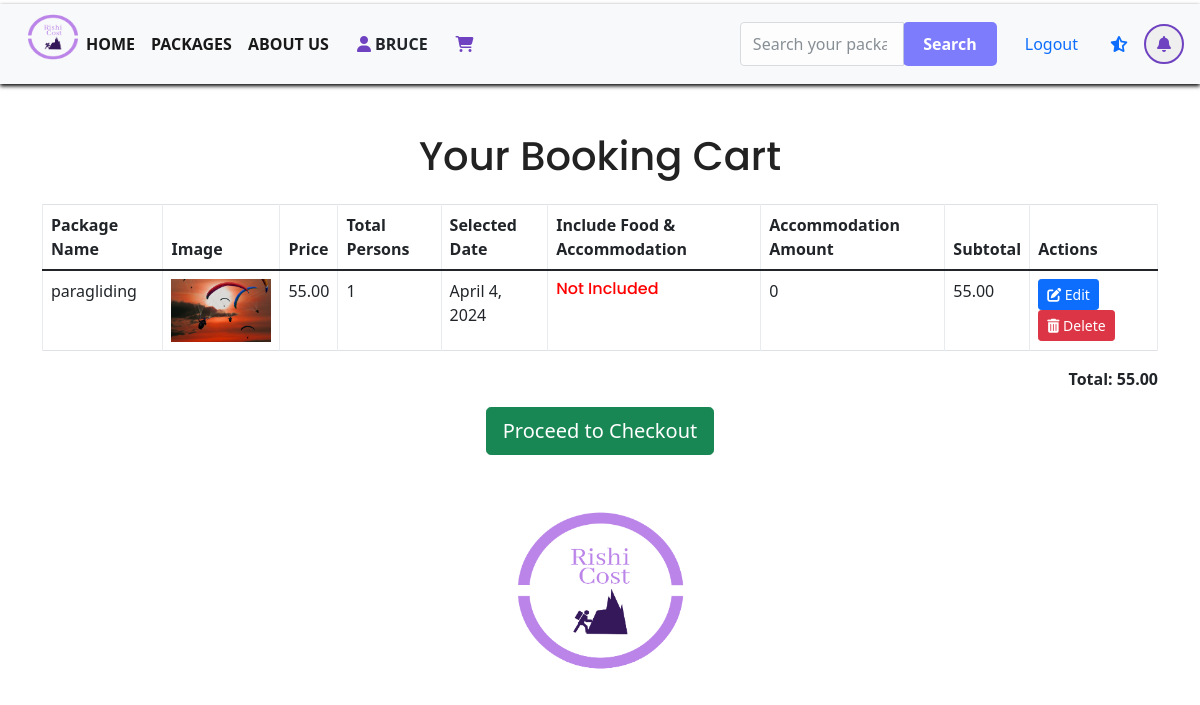
Page /cart/cart_view (signed in) on the committed database.
### cart/models.py (models this page shows, shortened)
class Cart(models.Model):
    items = models.ForeignKey(AdventurePackage, on_delete=models.CASCADE)
    user = models.ForeignKey(User, on_delete=models.CASCADE)
    total_persons = models.IntegerField()
    selected_date = models.DateField()  # Add this field for selected date
    include_food_and_accommodation = models.BooleanField(default=False)
    accommodation_amount_per_person = models.DecimalField(max_digits=10, decimal_places=2, null=True, blank=True)

### app1/models.py (models this page shows, shortened)
class AdventurePackage(models.Model):
    name = models.CharField(max_length=100)
    description = models.TextField()
    price = models.DecimalField(max_digits=10, decimal_places=2)
    image = models.ImageField(upload_to='adventure_package_images/')
    image1 = models.ImageField(upload_to='adventure_package_images/')
    location = models.CharField(max_length=100, null=True, blank=True)
    accommodation_price_per_person = models.DecimalField(max_digits=10, decimal_places=2, null=True,
                                                         blank=True)  # Add this line

### cart/views.py (the view)
# urls.py: path('cart_view', views.cart_view, name="cart_view"),
def cart_view(request):
    if request.user.is_authenticated:
        user = request.user
        cart_items = Cart.objects.filter(user=user)
        total = 0
        for item in cart_items:
            item.subtotal = item.total_persons * item.items.price
            if item.include_food_and_accommodation and item.items.accommodation_price_per_person is not None:
                item.subtotal += item.total_persons * item.items.accommodation_price_per_person
            total += item.subtotal
        return render(request, 'cart/cart_view.html', {'cart_items': cart_items, 'total': total})
    else:
        return redirect('UserAuthentication:login')

### cart/context_processors.py (called while the page is built)
def menu_links(request):
    user = request.user
    context = {}
    if user.is_authenticated:
        orders = Order.objects.filter(user=user)
        user_has_rated = set(Rating.objects.filter(user=user, has_rated=True).values_list('package__id', flat=True))
        for order in orders:
            order.user_has_rated = order.package_id in user_has_rated
        context['orders'] = orders
        user_ratings = Rating.objects.filter(user=user)
        context['user_ratings'] = user_ratings
    return context

### cart/models.py (called while the page is built)
    def subtotal(self):
        return self.no_of_persons * self.package.price

### templates/cart/cart_view.html
{% extends 'base.html' %}
{% load static %}
{% block content %}
<div class="container mt-5">
    <div class="row">
        <div class="col">
            <h1 class="text-center mb-4" data-aos="fade-down" data-aos-easing="up" data-aos-duration="700">Your Booking Cart</h1>
        </div>
    </div>
    {% if not cart_items %}
    <div class="row">
        <div class="col">
            <div class="text-center empty-cart">
                <h2>Your Cart Is Empty</h2>
                <p>Looks like your cart is empty right now. Don't worry, we have a wide selection of amazing adventure packages waiting for you.</p>
                <a href="{% url 'app1:packages' %}" class="btn btn-primary">Start Booking</a>
                <div class="row mt-5">
                    <div class="col text-center" data-tilt data-tilt-reset="false">
                        <img src="{% static 'images/rc.png' %}" height="175px" width="165px" data-aos="zoom-in">
                    </div>
                </div>
            </div>
        </div>
    </div>
    {% else %}
    <div class="row">
        <div class="col" data-aos="fade-down" data-aos-easing="linear" data-aos-duration="500">
            <table class="table table-bordered table-hover" data-aos="zoom-in" data-aos-easing="ease-out-cubic" data-aos-duration="700">
                <thead class="thead-dark">
                    <tr>
                        <th scope="col">Package Name</th>
                        <th scope="col">Image</th>
                        <th scope="col">Price</th>
                        <th scope="col">Total Persons</th>
                        <th scope="col">Selected Date</th>
                        <th scope="col">Include Food & Accommodation</th>
                        <th scope="col">Accommodation Amount</th>
                        <th scope="col">Subtotal</th>
                        <th scope="col">Actions</th>
                    </tr>
                </thead>
                <tbody>
                    {% for item in cart_items %}
                    <tr>
                        <td>{{ item.items.name }}</td>
                        <td><img src="{{ item.items.image.url }}" alt="Package Image" style="max-width: 100px;"></td>
                        <td>{{ item.items.price }}</td>
                        <td>{{ item.total_persons }}</td>
                        <td>{{ item.selected_date }}</td>
                        <td>
                            {% if item.include_food_and_accommodation %}
                                 <h6 style="color:green">Included</h6>
                            {% else %}
                                <h6 style="color:red">Not Included</h6>
                            {% endif %}
                        </td>
                        <td>
                            {% if item.include_food_and_accommodation %}
                                {{ item.accommodation_amount_per_person }}
                            {% else %}
                                0
                            {% endif %}
                        </td>
                        <td>{{ item.subtotal }}</td>
                        <td>
                            <a href="{% url 'cart:edit_cart_item' item.pk %}" class="btn btn-sm btn-primary"><i class="fas fa-edit"></i> Edit</a>
                            <a href="{% url 'cart:delete_cart_item' item.pk %}" class="btn btn-sm btn-danger"><i class="fas fa-trash-alt"></i> Delete</a>
                        </td>
                    </tr>
                    {% endfor %}
                </tbody>
            </table>
            <p class="font-weight-bold text-right">Total: {{ total }}</p>
            <div class="text-center">
                <a href="{% url 'cart:booking_form' %}" class="btn btn-success btn-lg">Proceed to Checkout</a>
                <div class="row mt-5">
                    <div class="col text-center" data-tilt data-tilt-reset="false">
                        <img src="{% static 'images/rc.png' %}" height="175px" width="165px" data-aos="zoom-in">
                    </div>
                </div>
            </div>
        </div>
    </div>
    {% endif %}
</div>
{% endblock %}

### templates/base.html (shortened to what this page needs)
<!DOCTYPE html>
<html lang="en">
{% load static %}
<head>
    <link href="https://cdn.jsdelivr.net/npm/bootstrap@5.0.2/dist/css/bootstrap.min.css" rel="stylesheet">
    <link rel="stylesheet" href="{% static 'assests/mycss/style.css' %}">
         <link href="https://cdn.jsdelivr.net/npm/bootstrap@5.0.2/dist/css/bootstrap.min.css" rel="stylesheet">
    <link href="https://cdn.jsdelivr.net/npm/bootstrap@5.0.0-beta1/dist/css/bootstrap.min.css" rel="stylesheet">
    <link rel="stylesheet" href="https://cdnjs.cloudflare.com/ajax/libs/font-awesome/5.15.3/css/all.min.css">
 <link href="https://cdn.jsdelivr.net/npm/bootstrap-icons@1.8.1/font/bootstrap-icons.css" rel="stylesheet">
    <link href="https://unpkg.com/aos@2.3.1/dist/aos.css" rel="stylesheet">
			<link rel="stylesheet" href="{% static 'assests/css/linearicons.css' %}">
			<link rel="stylesheet" href="{% static 'assests/css/font-awesome.min.css' %}">
			<link rel="stylesheet" href="{% static 'assests/css/bootstrap.css' %}">
			<link rel="stylesheet" href="{% static 'assests/css/magnific-popup.css' %}">
			<link rel="stylesheet" href="{% static 'assests/css/animate.min.css' %}">
			<link rel="stylesheet" href="{% static 'assests/css/owl.carousel.css' %}">
			<link rel="stylesheet" href="{% static 'assests/css/main.css' %}">
		 <link href="https://cdn.jsdelivr.net/npm/bootstrap@5.0.2/dist/css/bootstrap.min.css" rel="stylesheet">
    <link rel="stylesheet" href="https://cdnjs.cloudflare.com/ajax/libs/font-awesome/6.4.2/css/all.min.css" />
</head>
<body>
<header>
    <nav class="navbar navbar-expand-lg navbar-light bg-light mt-1" style=" box-shadow: 0 2px 4px rgba(0, 0, 0, 4.1);" >
        <div class="container-fluid" >
            <div class="collapse navbar-collapse" id="navbarSupportedContent">
                <ul class="navbar-nav me-auto mb-2 mb-lg-0">
                     <li class="nav-item">
                         <img src="{% static 'images/rc.png' %}" alt="Your Logo" width="50" height="50">
                    </li>
                    <li class="nav-item">
                        <a class="nav-link active" aria-current="page" href="{% url 'app1:home' %}">Home</a>
                    </li>
                     <li class="nav-item">
                        <a class="nav-link active" aria-current="page" href="{% url 'app1:packages' %}">Packages</a>
                    </li>
                     <li class="nav-item">
                        <a class="nav-link active" aria-current="page" href="{% url 'app1:about' %}">About Us</a>
                    </li>
                        {% if user.is_authenticated %}
                    <a><i class="fas fa-user" style="color: #6f42c1;"> </i> {{ user.first_name }}</a>
                    <a class="nav-link" href="{% url 'cart:cart_view' %}">
                        <i class="fas fa-shopping-cart" style="color: #6f42c1;"></i>
                    </a>
                        {% endif %}
        </div>
                    <form class="form-inline" method="POST" action="{% url 'search:searchresult' %}">
      <div class="input-group">
        <input class="form-control" type="search" name="q" placeholder="Search your packages" aria-label="Search">
        <div class="input-group-append">
          <button class="attractive-btn" type="submit">Search</button>
        </div>
      </div>
      </form>
            </div>
                        {% if user.is_authenticated %}
                         <a class="nav-item">
                        <a class="nav-link active" aria-current="page" href="{% url 'UserAuthentication:logout' %}">Logout</a>
                    </a>
                        {% endif %}
                    <a class="nav-link" href="{% url 'app1:review' %}">
                        <i class="fas fa-star-half-alt thank-you-icon-review"></i>
                    </a>
        <div>
 <button style="color:#6f42c1;border-radius: 50%; width: 40px; height: 40px; border: 2px solid #6f42c1;"
         type="button" data-bs-toggle="offcanvas" data-bs-target="#offcanvasRight"
         aria-controls="offcanvasRight" >
        <i class="fas fa-bell"></i>
    </button>
</div>
    </nav>
</header>
{% block content %}
{% endblock %}
</body>
</html>

### static/assests/mycss/style.css (style rules this page uses)
body { background-color: #E3F5FD; color: #333; font-family: 'Arial', sans-serif; font-size: 16px; line-height: 1.6; margin: 0; padding-bottom: 70px; }
.navbar { box-shadow: 0 2px 4px rgba(0, 0, 0, 4.1); }
.form-control { background-color: transparent; border: 1px solid transparent; border-radius: 5px; padding: 8px; width: 100%; box-sizing: border-box; }
.form-control { background-color: rgba(0, 255, 0, 0.5); border: 1px solid rgba(0, 255, 255, 0.5); width: 100%; padding: 8px; margin-bottom: 10px; border: 1px solid #ccc; border-radius: 3px; opacity: .8; }
.attractive-btn { background-color: rgba(2, 0, 255, 0.5); border: none; border-radius: 5px; padding: 10px 20px; color: #fff; font-weight: bold; cursor: pointer; transition: background-color 0.3s; animation: light-travel 2s infinite; }

### static/assests/css/main.css (style rules this page uses)
body { color: #777777; font-family: "Poppins", sans-serif; font-size: 14px; font-weight: 300; line-height: 1.625em; position: relative; }
ol, ul { margin: 0; padding: 0; list-style: none; }
a { -webkit-transition: all 0.3s ease 0s; -moz-transition: all 0.3s ease 0s; -o-transition: all 0.3s ease 0s; transition: all 0.3s ease 0s; }
a, a:focus, a:hover { text-decoration: none; outline: 0; }
.btn i, .btn-large i, .btn-floating i, .btn-large i, .btn-flat i { font-size: 1em; line-height: inherit; }
h1, h2, h3, h4, h5, h6 { font-family: "Poppins", sans-serif; color: #222222; line-height: 1.2em !important; margin-bottom: 0; margin-top: 0; font-weight: 600; }
h1, .h1 { font-size: 36px; }
h6, .h6 { font-size: 14px; color: #222222; }
td, th { border-radius: 0px; }
.text-center { text-align: center; }
h1 { font-size: 36px; }
h6 { font-size: 14px; }
h1, h2, h3, h4, h5, h6 { line-height: 1.5em; }
.navbar-nav a { text-transform: uppercase; font-weight: 600; color: #fff; padding: 20px; }
h6 { color: #fff; margin-bottom: 25px; font-size: 18px; font-weight: 600; }

### rows in the picture
Cart: items.name "paragliding", items.image (picture), items.price "55.00", total_persons "1", selected_date "April 4, 2024", include_food_and_accommodation "Not Included", subtotal "55.00"

### other values in the picture
{{ user.first_name }} "BRUCE"
{{ total }} "55.00"
